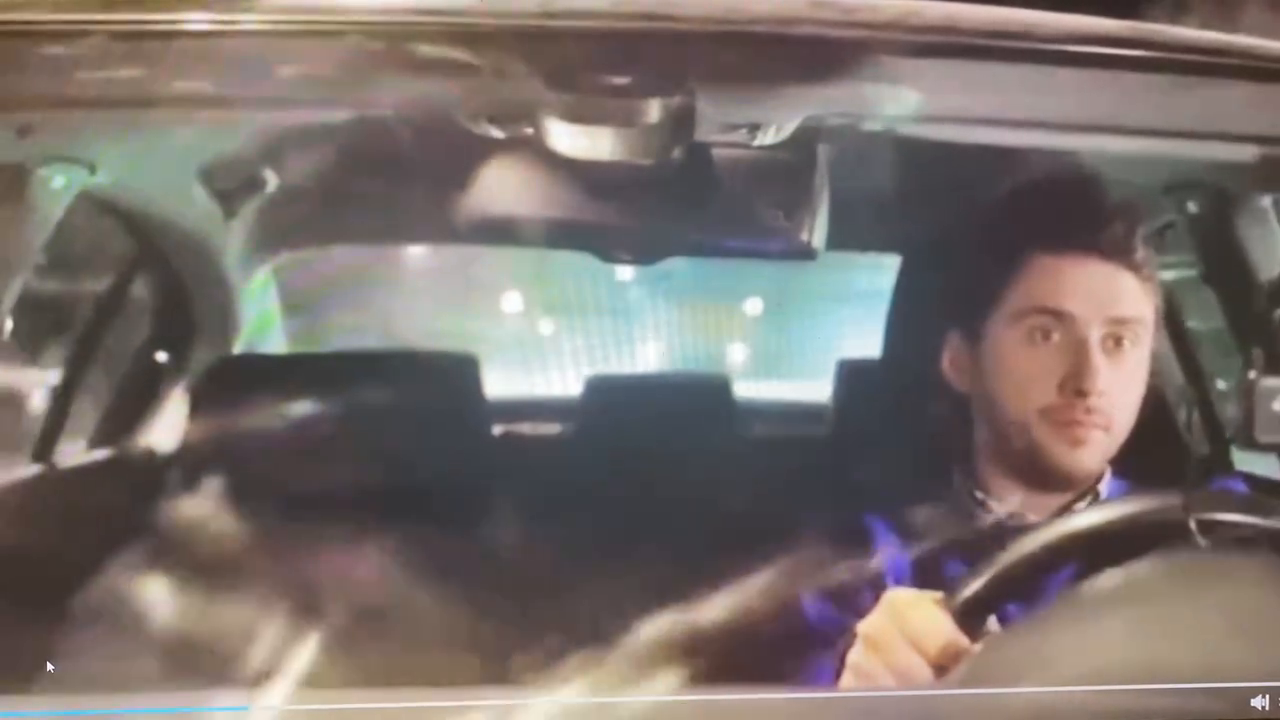
#> input picture frame 20 of videos/eye_test.mp4, 1280 x 720 px, given in place of test.avi, which was not available
$ python '光流估计.py'
#> lines starting #> are read from the running program, lines starting #| are printed output that depends on the picture; pictures that were not available may be replaced by others from this repository, and a replacement may not be noted
import numpy as np
import cv2
cap = cv2.VideoCapture('C:\\Users\\haoyu\\Desktop\\opencv\\test.avi')
#角点检测所需参数
feature_params = dict(maxCorners = 100,
qualityLevel = 0.3,
minDistance = 7)
# lucas kanade参数
lk_params = dict(winSize = (15,15),
maxLevel = 2)
#随机颜色条
color=np.random.randint (0,255,(100,3))
#拿到第一帧图像
ret, old_frame=cap.read()
#> old_frame is the input picture: shape (720, 1280, 3); mean B, G, R 107.9, 111.9, 121.4
old_gray = cv2.cvtColor(old_frame, cv2.COLOR_BGR2GRAY)
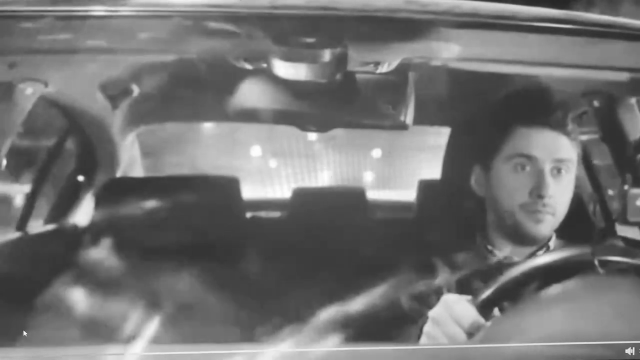
#> old_gray: shape (720, 1280) (shown at 1/2 size); min 30, max 255, mean 114.3
#返回所有检测特征点,需要输入图像,角点最大数量(效率),,品质因子(特征值越大的越好,来筛选)
#距离相当于这区间有比这个角点强的,就不要这个弱的了
p0 = cv2.goodFeaturesToTrack(old_gray, mask=None, **feature_params)
#> p0 = [[47, 661], [52, 669], [1267, 695], [1260, 709], [1267, 709], [1260, 695], [1251, 699]]
#创建一个mask
mask = np.zeros_like(old_frame)
#创建一个mask
mask = np.zeros_like (old_frame)
while (True):
    ret, frame = cap.read()
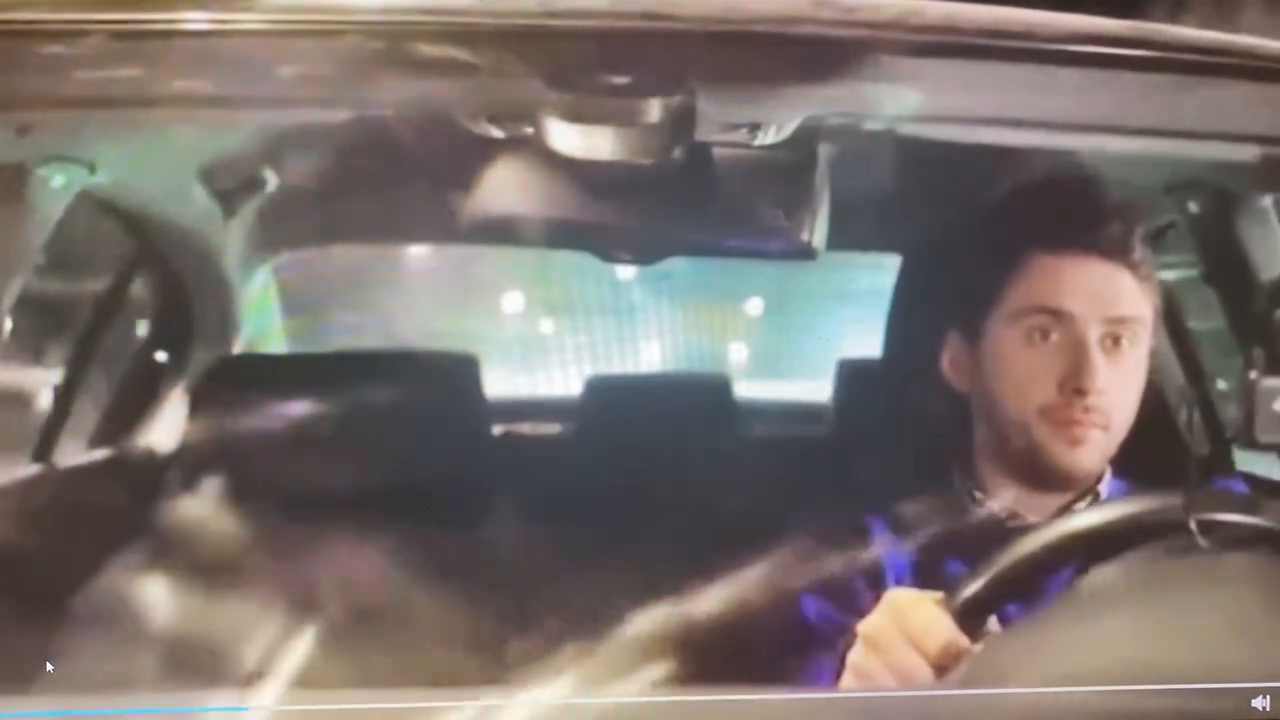
#> input picture frame 21 of videos/eye_test.mp4, 1280 x 720 px, given in place of test.avi, which was not available
#> frame is the input picture: shape (720, 1280, 3); mean B, G, R 108.2, 112.1, 121.8
    frame_gray = cv2.cvtColor(frame, cv2.COLOR_BGR2GRAY)
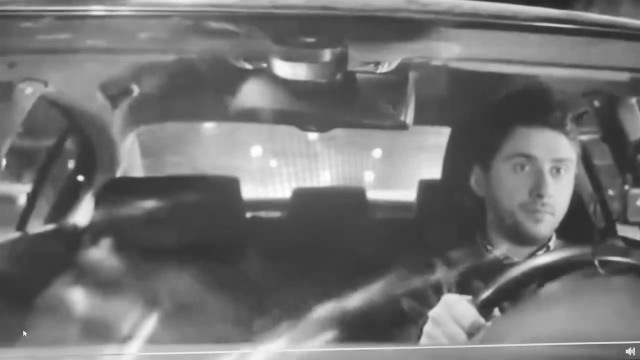
#> frame_gray: shape (720, 1280) (shown at 1/2 size); min 36, max 255, mean 114.6
    #需要传入前一帧和当前图像以及前一帧检测到的角点
    pl,st,err=cv2.calcOpticalFlowPyrLK(old_gray, frame_gray, p0, None, **lk_params)
#> pl = [[46.53, 661.1], [51.56, 669.2], [1267.8, 695.5], [1260.7, 709.7], [1267.8, 709.7], [1260.7, 695.5], [1251.7, 699.6]]; st = [1, 1, 1, 1, 1, 1, 1]; err = [9.96, 11.66, 6.06, 4.75, 6.61, 3.84, 3.85]
    #st=1表示
    good_new = pl[st==1]
#> good_new has the same summary as pl
    good_old = p0[st==1]
#> good_old has the same summary as p0
    #绘制轨迹
    for i,(new,old) in enumerate(zip(good_new,good_old)):
        a,b = new.ravel()
        c,d=old.ravel()
        mask = cv2.line(mask, (int(a),int(b)), (int(c),int(d)),color[i].tolist(),2)

        frame = cv2.circle(frame, (int(a),int(b)),5,color[i].tolist(),-1)
#> this loop made 7 passes
#> (a, b, c, d) on passes 1 to 7: (46.53, 661.1, 47, 661), (51.56, 669.2, 52, 669), (1267.8, 695.5, 1267, 695), (1260.7, 709.7, 1260, 709), (1267.8, 709.7, 1267, 709), (1260.7, 695.5, 1260, 695), (1251.7, 699.6, 1251, 699)
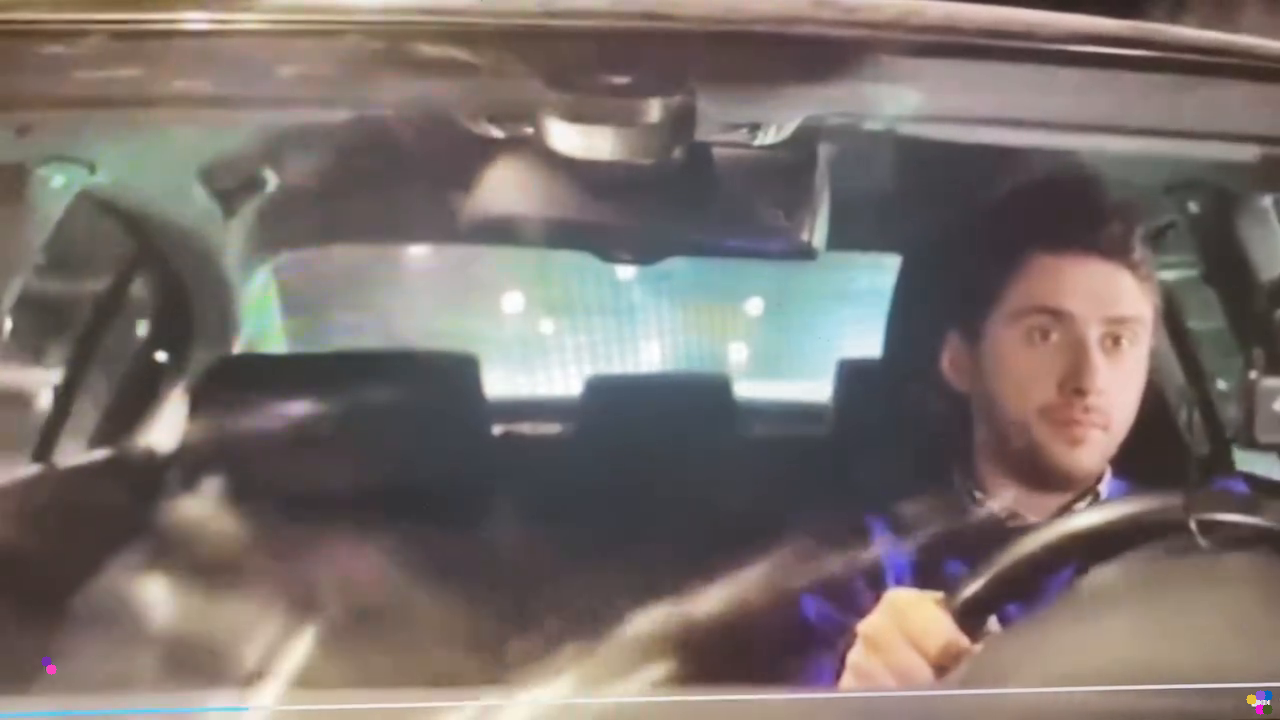
#> frame: shape (720, 1280, 3); mean B, G, R 108.2, 112.1, 121.8
#> mask: shape (720, 1280, 3); mean of channels 0, 1, 2 0, 0, 0

    img = cv2.add(frame,mask)
    cv2.imshow('frame',img)
    k=cv2.waitKey(100)&0xff
#> (key Esc is pressed here)
    if k==27:
       break
    #更新
    old_gray=frame_gray.copy()
    p0=good_new.reshape(-1,1,2)
cv2.destroyAllWindows()
cap.release()

$ run again, starting later in the video
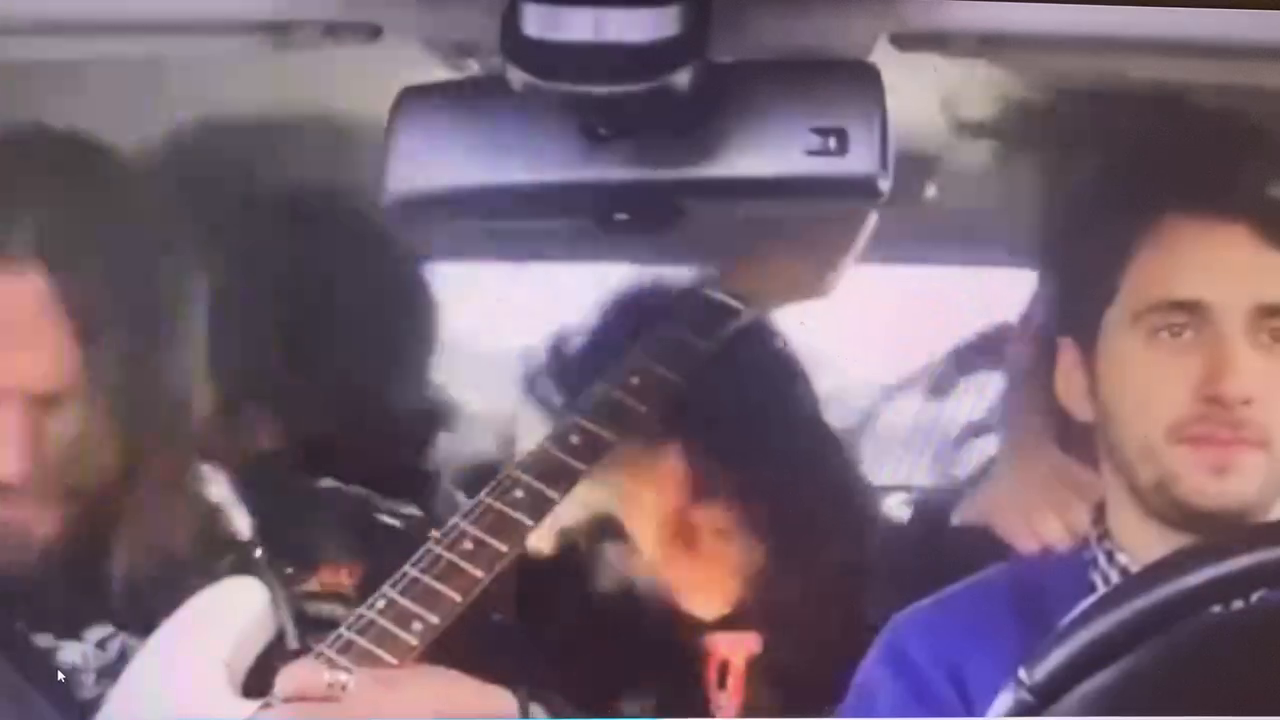
#> input picture frame 92 of videos/eye_test.mp4, 1280 x 720 px, given in place of test.avi, which was not available
#> old_frame is the input picture: shape (720, 1280, 3); mean B, G, R 113.7, 100.1, 120.2
#> p0 = [[58, 679], [58, 671]]
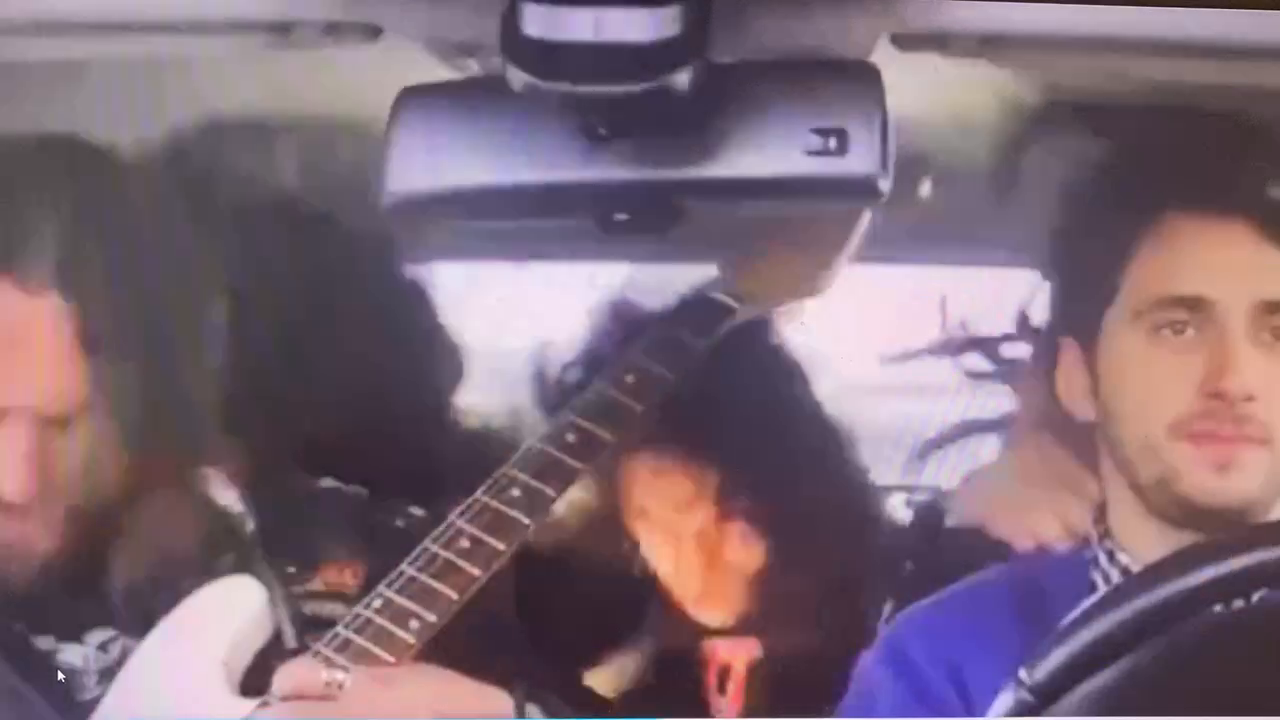
#> input picture frame 93 of videos/eye_test.mp4, 1280 x 720 px, given in place of test.avi, which was not available
#> frame is the input picture: shape (720, 1280, 3); mean B, G, R 118.2, 105, 126
#> `frame_gray = cv2.cvtColor(frame, cv2.COLOR_BGR2GRAY)`:
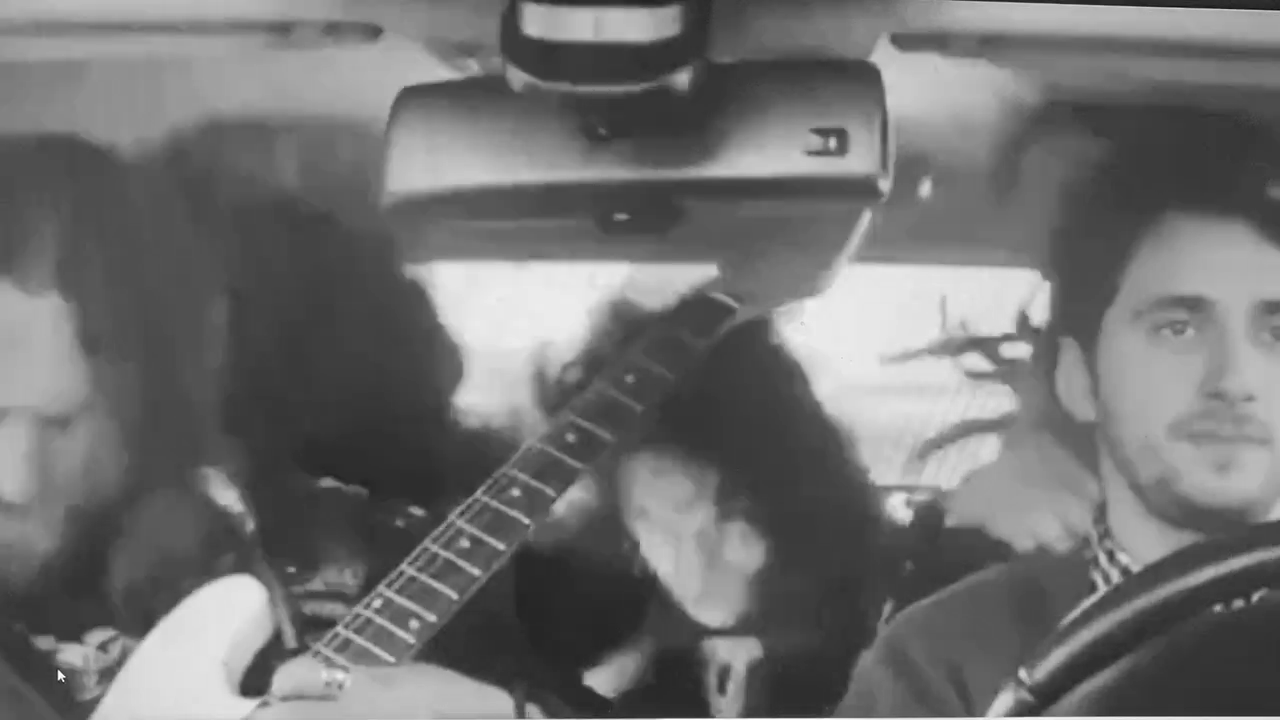
#> frame_gray: shape (720, 1280); min 12, max 255, mean 112.8
#> pl = [[58.03, 679], [58, 670.9]]; st = [1, 1]; err = [4.41, 2.99]
#> good_new = [[58.03, 679], [58, 670.9]]
#> good_old = [[58, 679], [58, 671]]
#> the loop `for i,(new,old) in enumerate(zip(good_new,good_old)):` made 2 passes
#> (a, b, c, d) on passes 1 to 2: (58.03, 679, 58, 679), (58, 670.9, 58, 671)

$ run again, starting later in the video
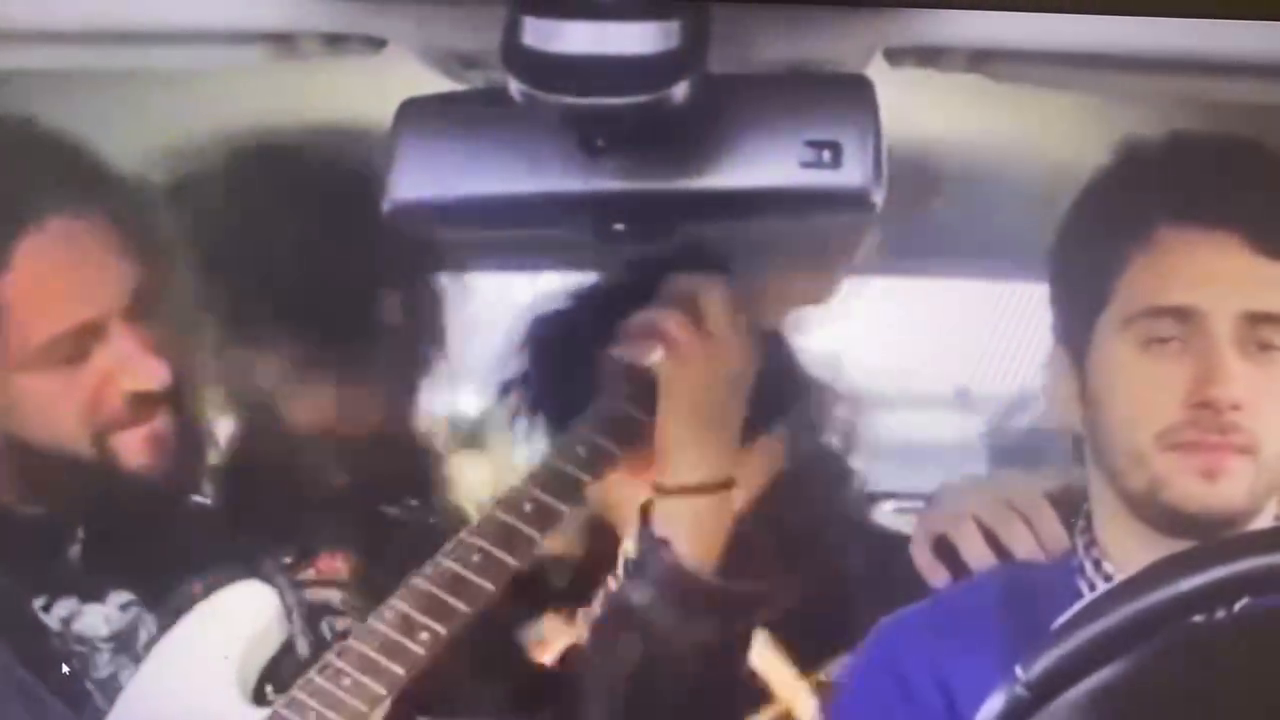
#> input picture frame 164 of videos/eye_test.mp4, 1280 x 720 px, given in place of test.avi, which was not available
#> old_frame is the input picture: shape (720, 1280, 3); mean B, G, R 117, 107.7, 124.9
#> p0 = [[63, 663], [63, 671]]
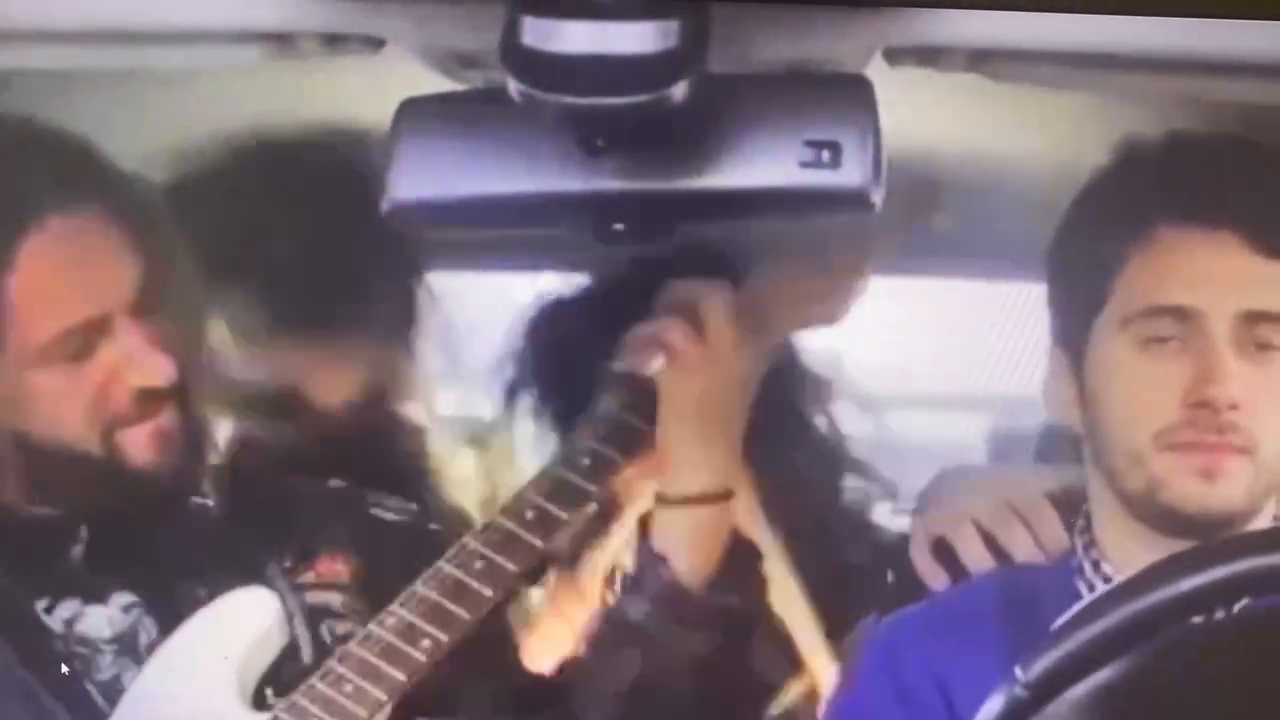
#> input picture frame 165 of videos/eye_test.mp4, 1280 x 720 px, given in place of test.avi, which was not available
#> frame is the input picture: shape (720, 1280, 3); mean B, G, R 119.6, 111.3, 128.6
#> `frame_gray = cv2.cvtColor(frame, cv2.COLOR_BGR2GRAY)`:
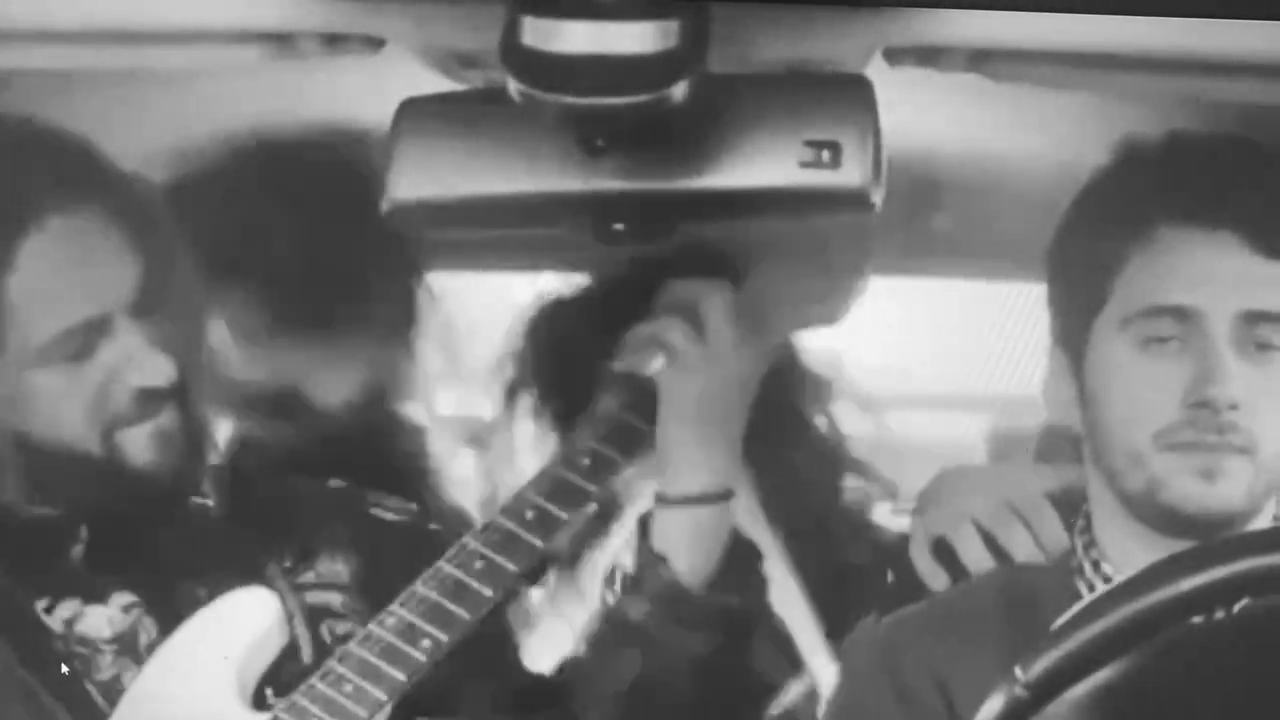
#> frame_gray: shape (720, 1280); min 23, max 255, mean 117.4
#> pl = [[62.27, 663], [62.29, 671]]; st = [1, 1]; err = [1.82, 3.22]
#> good_new = [[62.27, 663], [62.29, 671]]
#> good_old = [[63, 663], [63, 671]]
#> the loop `for i,(new,old) in enumerate(zip(good_new,good_old)):` made 2 passes
#> (a, b, c, d) on passes 1 to 2: (62.27, 663, 63, 663), (62.29, 671, 63, 671)
